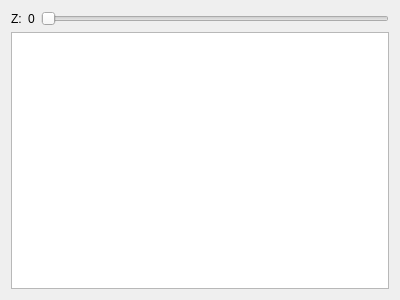
<?xml version="1.0" encoding="UTF-8"?>
<ui version="4.0">
 <class>Form</class>
 <widget class="QWidget" name="Form">
  <property name="geometry">
   <rect>
    <x>0</x>
    <y>0</y>
    <width>400</width>
    <height>300</height>
   </rect>
  </property>
  <property name="windowTitle">
   <string>Form</string>
  </property>
  <layout class="QVBoxLayout" name="verticalLayout_2">
   <item>
    <layout class="QVBoxLayout" name="verticalLayout">
     <item>
      <layout class="QHBoxLayout" name="horizontalLayout">
       <item>
        <widget class="QLabel" name="label">
         <property name="text">
          <string>Z:</string>
         </property>
        </widget>
       </item>
       <item>
        <widget class="QLabel" name="z_label">
         <property name="text">
          <string>0</string>
         </property>
        </widget>
       </item>
       <item>
        <widget class="QSlider" name="z_slider">
         <property name="maximum">
          <number>21</number>
         </property>
         <property name="orientation">
          <enum>Qt::Horizontal</enum>
         </property>
         <property name="invertedAppearance">
          <bool>false</bool>
         </property>
         <property name="invertedControls">
          <bool>false</bool>
         </property>
         <property name="tickPosition">
          <enum>QSlider::NoTicks</enum>
         </property>
        </widget>
       </item>
      </layout>
     </item>
     <item>
      <widget class="PlotWidget" name="spectra_view"/>
     </item>
    </layout>
   </item>
  </layout>
 </widget>
 <customwidgets>
  <customwidget>
   <class>PlotWidget</class>
   <extends>QGraphicsView</extends>
   <header>pyqtgraph</header>
  </customwidget>
 </customwidgets>
 <resources/>
 <connections/>
</ui>
